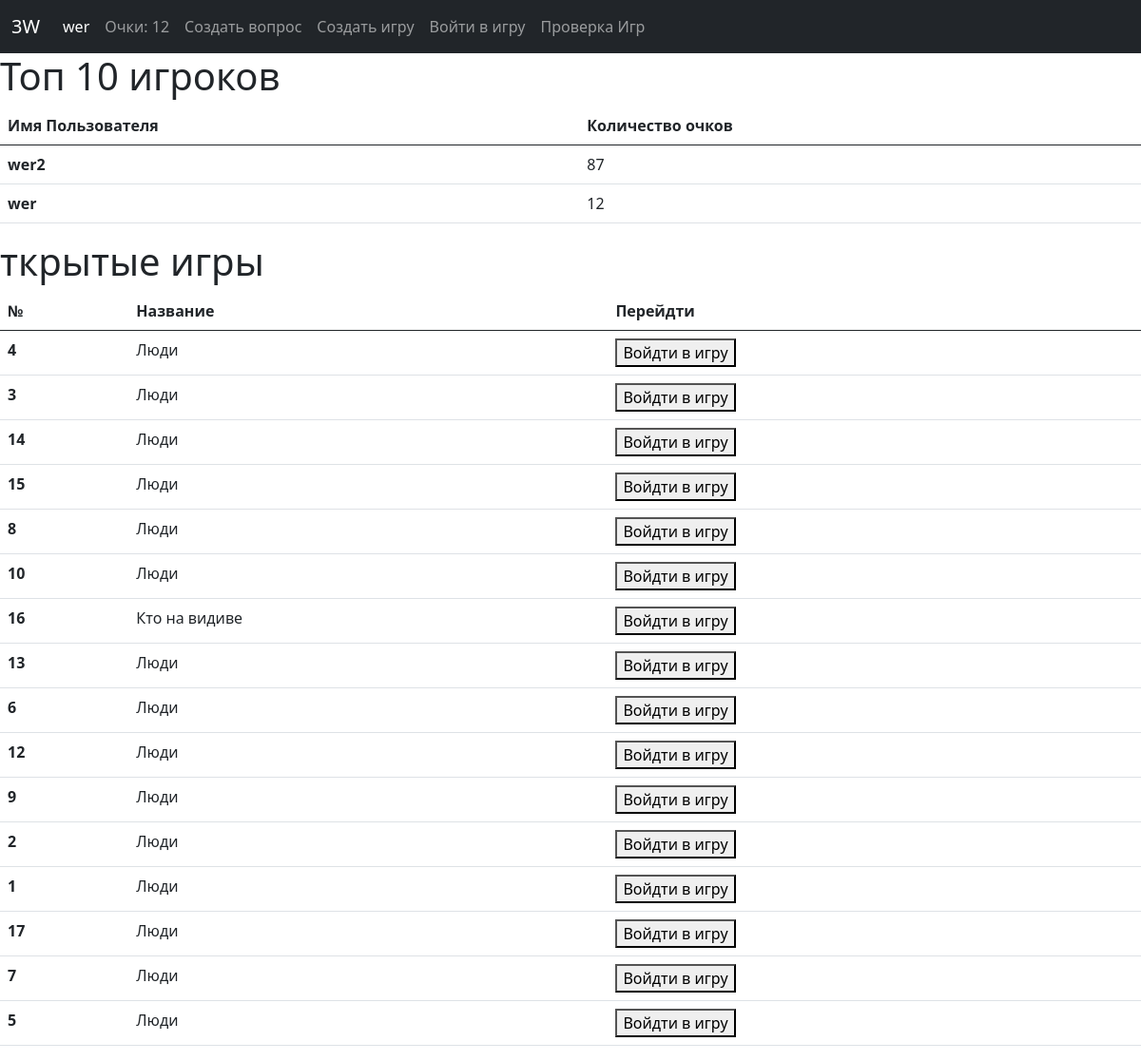
The page / (signed in) on the database its author committed.
### data/users.py (models this page shows, shortened)
class User(SqlAlchemyBase, UserMixin):
    __tablename__ = 'users'
    id = sqlalchemy.Column(sqlalchemy.Integer, primary_key=True, autoincrement=True)
    name = sqlalchemy.Column(sqlalchemy.String, nullable=True)
    email = sqlalchemy.Column(sqlalchemy.String, index=True, unique=True, nullable=True)
    hashed_password = sqlalchemy.Column(sqlalchemy.String, nullable=True)
    modifed_date = sqlalchemy.Column(sqlalchemy.DateTime, default=datetime.datetime.now)
    plus_ruls = sqlalchemy.Column(sqlalchemy.Boolean, default=False)
    admin = sqlalchemy.Column(sqlalchemy.Boolean, default=False)
    points = sqlalchemy.Column(sqlalchemy.Integer, default=0)

### data/game.py (models this page shows)
class Game(SqlAlchemyBase):
    __tablename__ = 'games'
    id = sqlalchemy.Column(sqlalchemy.Integer,
                           primary_key=True, autoincrement=True)
    admin = sqlalchemy.Column(sqlalchemy.Integer,
                                    sqlalchemy.ForeignKey("users.id"))
    title = sqlalchemy.Column(sqlalchemy.String, nullable=True)
    questions_id = sqlalchemy.Column(sqlalchemy.String, nullable=True)
    key = sqlalchemy.Column(sqlalchemy.String, nullable=True)
    is_private = sqlalchemy.Column(sqlalchemy.Boolean, default=False)
    create_date = sqlalchemy.Column(sqlalchemy.DateTime, default=datetime.datetime.now)
    user = orm.relation('User')

### main.py (the view)
@app.route("/", methods=['GET', 'POST'])
def index():
    arr_of_opened_games = list(db_sess.query(game.Game).all())
    random.shuffle(arr_of_opened_games)
    raiting = list(db_sess.query(users.User).order_by(users.User.points))[::-1]
    raiting = raiting[:max(10, len(raiting) - 1)]
    return render_template("base.html", title="Главная Страница",
                           arr_of_opened_games=arr_of_opened_games[:max(10, len(arr_of_opened_games) - 1)],
                           raiting=raiting)

### data/db_session.py (called while the page is built)
def create_session() -> Session:
    global __factory
    return __factory()

### main.py (called while the page is built)
@login_manager.user_loader
def load_user(user_id):
    db_sess = db_session.create_session()
    return db_sess.query(users.User).get(user_id)

### templates/base.html (shortened to what this page needs)
<!DOCTYPE html>
<html lang="en">
    <head>
        <link href="https://cdn.jsdelivr.net/npm/bootstrap@5.0.0-beta1/dist/css/bootstrap.min.css" rel="stylesheet">
    </head>
    <body>
        <nav class="navbar navbar-expand-lg navbar-dark bg-dark">
            <div class="container-fluid">
              <a class="navbar-brand" href="#">3W</a>
              <div class="collapse navbar-collapse" id="navbarSupportedContent">
                <ul class="navbar-nav me-auto mb-2 mb-lg-0">
                  {% if current_user.is_authenticated %}
                    <li class="nav-item">
                        <a class="nav-link active" aria-current="page" href="/logout">{{ current_user.name }}</a>
                    </li>
                    <li class="nav-item">
                        <a class="nav-link" href="/points">Очки: {{ current_user.points }}</a>
                    </li>
                    <li class="nav-item">
                    <a class="nav-link" href="/create_question">Создать вопрос</a>
                    </li>
                    <li class="nav-item">
                        <a class="nav-link" href="/create_game">Создать игру</a>
                    </li>
                    <li class="nav-item">
                        <a class="nav-link" href="/choice_game">Войти в игру</a>
                    </li>
                        <li class="nav-item">
                            <a class="nav-link" href="/check_my_games">Проверка Игр</a>
                        </li>
                  {% endif %}
                </ul>
              </div>
            </div>
          </nav>
        <h1>Топ 10 игроков</h1>
        <table class="table">
          <thead>
            <tr>
              <th scope="col">Имя Пользователя</th>
              <th scope="col">Количество очков</th>
            </tr>
          </thead>
          <tbody>
            {% for user in raiting %}
                <tr>
                  <th scope="row">{{ user.name }}</th>
                  <td>{{ user.points }}</td>
                </tr>
            {% endfor %}
          </tbody>
        </table>
        <h1>ткрытые игры</h1>
        <table class="table">
          <thead>
            <tr>
              <th scope="col">№</th>
              <th scope="col">Название</th>
                <th scope="col">Перейдти</th>
            </tr>
          </thead>
          <tbody>
            {% for game in arr_of_opened_games %}
                <tr>
                  <th scope="row">{{ game.id }}</th>
                  <td>{{ game.title }}</td>
                    <td><button onclick="redirectGame({{ game.key }})">Войдти в игру</button></td>
                </tr>
            {% endfor %}
          </tbody>
        </table>
    </body>
</html>

### rows shown on the page
User: name "wer", points "12"
User: name "wer2", points "87"
Game: id "4", title "Люди"
Game: id "3", title "Люди"
Game: id "14", title "Люди"
Game: id "15", title "Люди"
Game: id "8", title "Люди"
Game: id "10", title "Люди"
Game: id "16", title "Кто на видиве"
Game: id "13", title "Люди"
Game: id "6", title "Люди"
Game: id "12", title "Люди"
Game: id "9", title "Люди"
Game: id "2", title "Люди"
Game: id "1", title "Люди"
Game: id "17", title "Люди"
Game: id "7", title "Люди"
Game: id "5", title "Люди"
